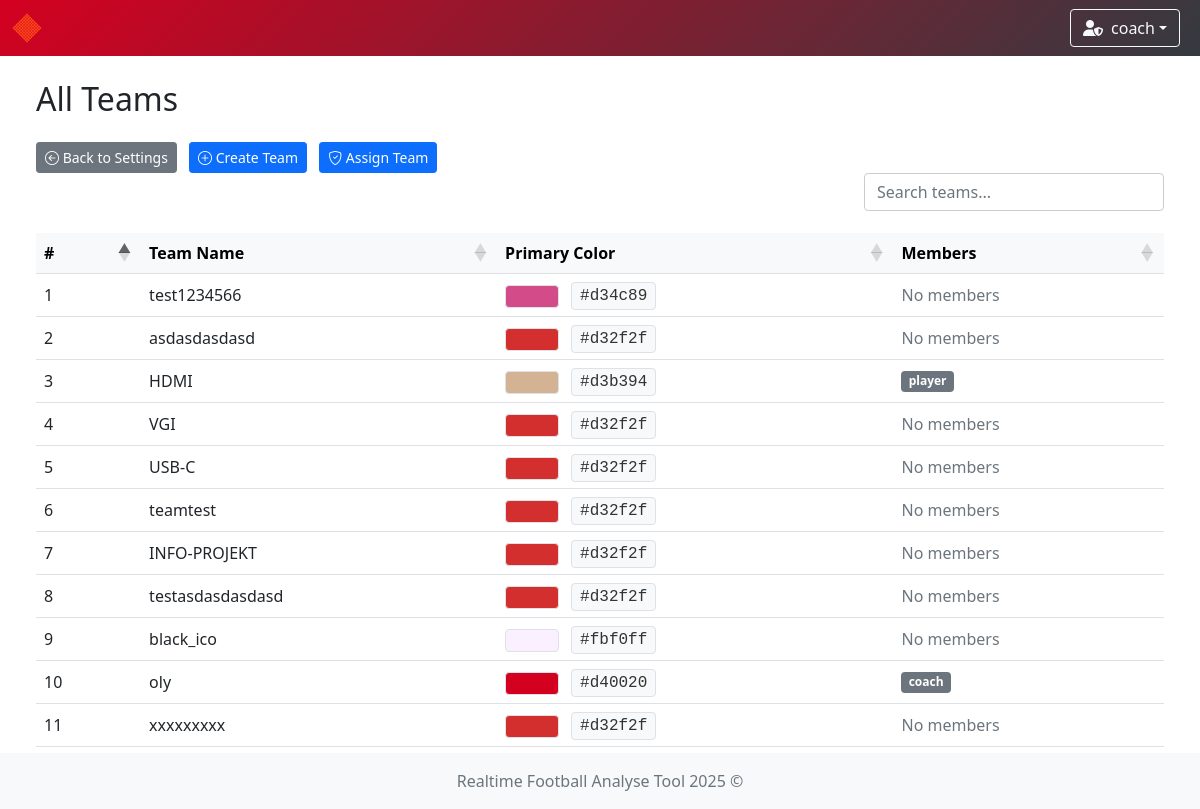
Before: /team/list (signed in) with the older database file.
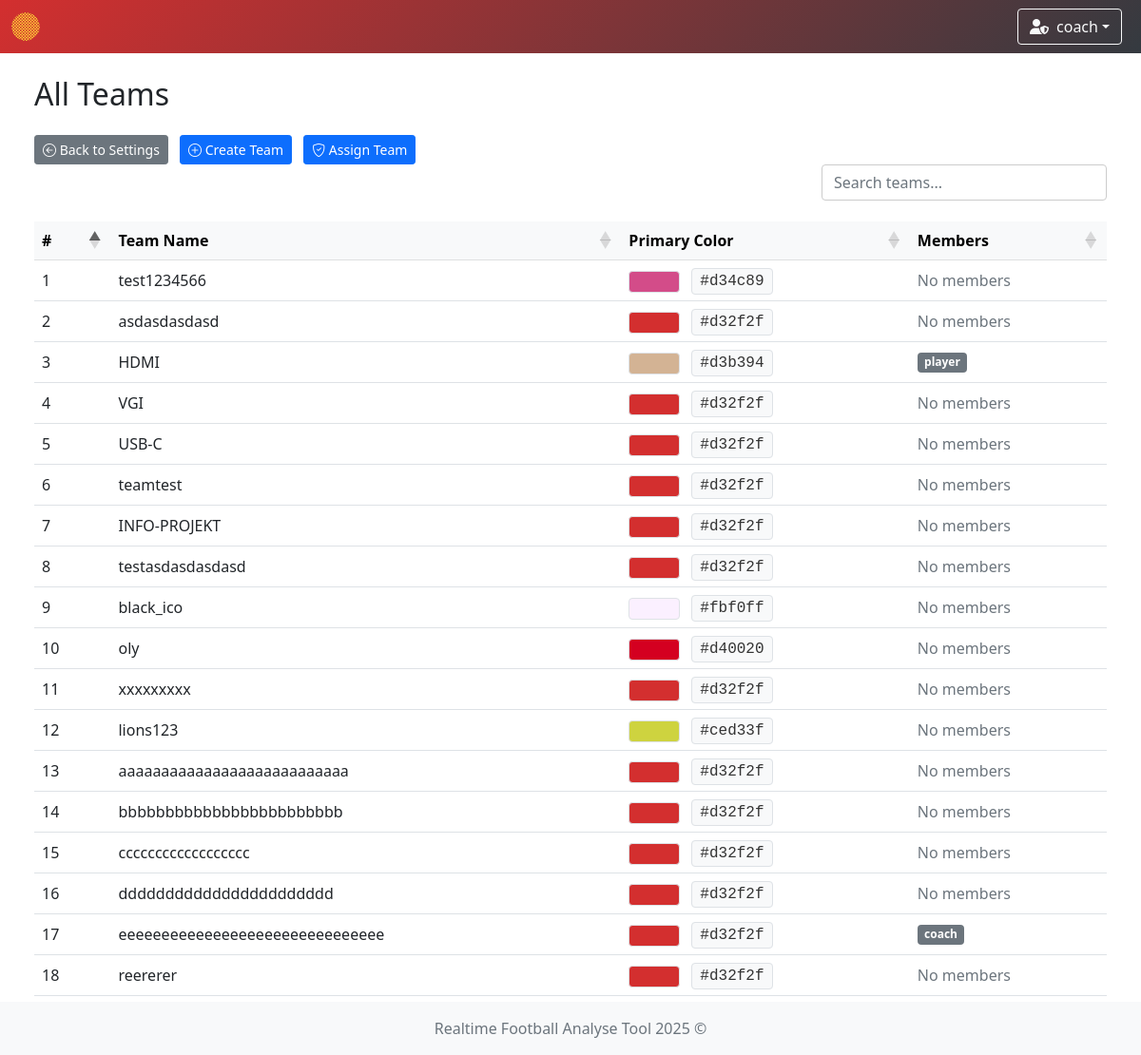
After: the same page with the newer database file.
### app/models/team.py (models this page shows)
class TeamModel(db.Model):
    __tablename__ = 'teams'
    id = db.Column(db.Integer, primary_key=True)
    name = db.Column(db.String(100), nullable=False, unique=True)  # prevent duplicate team names
    icon = db.Column(db.String(300), nullable=False)  # longer path for future-proofing
    primary_color = db.Column(db.String(20), nullable=False)
    secondary_color = db.Column(db.String(20), nullable=False)

### app/models/user.py (models this page shows)
class UserModel(db.Model, UserMixin):
    __tablename__ = 'user'
    id = db.Column(db.Integer, primary_key=True)
    username = db.Column(db.String(80), unique=True, nullable=False)
    password = db.Column(db.String(120), nullable=False)
    role = db.Column(db.String(10), nullable=False, default='user')
    team_id = db.Column(db.Integer, db.ForeignKey('teams.id'))
    team = db.relationship('TeamModel', backref='users')

### app/controllers/team.py (the view)
@team_bp.route('/list')
def list_all_teams():
    teams = TeamModel.query.all()
    team_ids = [team.id for team in teams]
    if not team_ids:
        return render_template(
            'team/show_teams.html',
            teams=[],
            team_members={}
        )
    users = UserModel.query.filter(UserModel.team_id.in_(team_ids)).all()
    team_members = {}
    for user in users:
        team_members.setdefault(user.team_id, []).append(user)
    return render_template(
        'team/show_teams.html',
        teams=teams,
        team_members=team_members
    )

### app/controllers/user.py (called while the page is built)
    @staticmethod
    def load_user(user_id):
        return UserModel.query.get(int(user_id))

### run.py (called while the page is built)
    def _inject_context(self) -> None:
        @self.app.context_processor
        def inject_teams() -> dict:
            try:
                teams = TeamModel.query.all()
                return dict(teams=teams)
            except Exception as e:
                print(f"[!] Error injecting teams: {str(e)} ({type(e).__name__})")
                return dict(teams=[])

### app/templates/team/show_teams.html (shortened to what this page needs)
{% extends "system/base.html" %}
{% block content %}
    <div class="container-fluid">
        <div class="row mb-4">
            <div class="col d-flex justify-content-between align-items-center">
                <h2 class="mb-0">All Teams</h2>
            </div>
        </div>
        <div>
            <a href="{{ url_for('settings') }}" class="btn btn-sm btn-secondary">
                <i class="bi bi-arrow-left-circle"></i> Back to Settings
            </a>
            {% if current_user.role == 'admin' %}
                <a href="{{ url_for('team.create_team') }}" class="btn btn-sm btn-primary">
                    <i class="bi bi-plus-circle"></i> Create Team
                </a>
                <a href="{{ url_for('assign_team.assign_team') }}" class="btn btn-sm btn-primary">
                    <i class="bi bi-shield-check"></i> Assign Team
                </a>
            {% endif %}
        </div>
        <div class="row mb-3">
            <div class="col d-flex justify-content-end">
                <input type="text" id="customSearch" class="form-control custom-search" placeholder="Search teams...">
            </div>
        </div>
        <div class="table-responsive">
            <table id="teamTable" class="table table-hover align-middle mb-0">
                <thead class="table-light">
                <tr>
                    <th>#</th>
                    <th>Team Name</th>
                    <th>Primary Color</th>
                    <th>Members</th>
                </tr>
                </thead>
                <tbody>
                {% if teams and teams|length > 0 %}
                    {% for team in teams %}
                        <tr>
                            <td>{{ loop.index }}</td>
                            <td>{{ team.name }}</td>
                            <td>
                                {% set color = team.primary_color|lower %}
                                {% if color.startswith('#fff') or color == '' or color is none %}
                                    {% set badge_text_color = '#000' %}
                                {% else %}
                                    {% set badge_text_color = '#fff' %}
                                {% endif %}
                                <span class="badge border"
                                      style="background-color: {{ team.primary_color }}; color: {{ badge_text_color }};">
                                </span>
                                <span class="ms-2 px-2 py-1 border rounded"
                                      style="background-color: #f8f9fa; color: #333; font-family: monospace;">
                                {{ team.primary_color }}
                            </span>
                            </td>
                            <td>
                                {% set members = team_members.get(team.id, []) %}
                                {% if members %}
                                    <div class="d-flex flex-wrap gap-1">
                                        {% for user in members %}
                                            <span class="badge bg-secondary">{{ user.username }}</span>
                                        {% endfor %}
                                    </div>
                                {% else %}
                                    <span class="text-muted">No members</span>
                                {% endif %}
                            </td>
                        </tr>
                    {% endfor %}
                {% endif %}
                </tbody>
            </table>
        </div>
    </div>
{% endblock %}

### app/templates/system/base.html (shortened to what this page needs)
<!DOCTYPE html>
<html lang="en">
<head>
    <link href="https://cdn.jsdelivr.net/npm/bootstrap@5.1.3/dist/css/bootstrap.min.css" rel="stylesheet"/>
    <link rel="stylesheet" href="https://cdn.jsdelivr.net/npm/bootstrap-icons@1.11.3/font/bootstrap-icons.css"/>
    <link rel="stylesheet" href="https://cdnjs.cloudflare.com/ajax/libs/font-awesome/6.5.0/css/all.min.css"/>
    <link rel="stylesheet" href="https://cdn.datatables.net/1.13.6/css/dataTables.bootstrap5.min.css"/>
    <link rel="stylesheet" href="{{ url_for('static', filename='styles.css') }}"/>
</head>
<body class="{% block body_class %}{% endblock %}">
{% if current_user.is_authenticated %}
    <nav class="navbar navbar-expand-lg navbar-dark"
         style="{% if session.team_color %}background: linear-gradient(135deg, {{ session.team_color }}, #343a40);{% else %}background: linear-gradient(135deg, #4b6cb7, #182848);{% endif %}">
        <div class="container-fluid position-relative">
            <a class="navbar-brand d-flex align-items-center" href="{{ url_for('index') }}">
                {% if session.team_id %}
                    {% for team in teams %}
                        {% if team.id == session.team_id %}
                            <img class="team-logo" src="{{ team.icon }}" alt="{{ team.name }} logo"
                                 style="height:30px; margin-right:8px;"/>
                        {% endif %}
                    {% endfor %}
                {% else %}
                    <a href="{{ url_for('game_options') }}" class="btn btn-outline-light me-2" title="Home">
                        <i class="fas fa-home"></i>
                    </a>
                {% endif %}
            </a>
            <div class="ms-auto d-flex align-items-center">
                <div class="dropdown me-2">
                    <button class="btn btn-outline-light dropdown-toggle d-flex align-items-center" type="button"
                            id="userDropdown" data-bs-toggle="dropdown" aria-expanded="false">
                        {% if current_user.role == 'admin' %}
                            <i class="fas fa-user-shield me-2"></i>
                        {% else %}
                            <i class="fas fa-user me-2"></i>
                        {% endif %}
                        {{ current_user.username }}
                    </button>
                </div>
            </div>
        </div>
    </nav>
{% endif %}
<div class="content-wrapper">
    <div class="container-fluid mt-4 px-4">
        <div id="toast-container" class="toast-container position-fixed bottom-0 end-0 p-3" style="z-index: 1100;">
        </div>
        {% block content %}{% endblock %}
    </div>
</div>
<footer class="footer mt-auto py-3 bg-light">
    <div class="container text-center">
        <span class="text-muted">Realtime Football Analyse Tool 2025 ©</span>
    </div>
</footer>
</body>
</html>

### app/static/styles.css (style rules this page uses)
.navbar { transition: background-color 0.5s ease; }
.team-logo { animation: fadeIn 0.5s ease, pulse 1s ease-in-out; }
html, body { height: 100%; margin: 0; padding: 0; }
body { display: flex; flex-direction: column; min-height: 100vh; }
.content-wrapper { flex: 1 0 auto; }
.footer { flex-shrink: 0; background-color: #f8f9fa; padding: 1rem 0; margin-top: auto; }
.table-responsive { margin-top: 0 !important; overflow-x: auto; }
.btn + .btn { margin-left: 0.5rem; }
.table-responsive { overflow-x: auto; }
.table th, .table td { white-space: nowrap; padding: 0.5rem; }
.table thead th { background-color: #f8f9fa; font-weight: bold; }

### app/templates/team/show_teams.html (style rules this page uses)
.table-responsive { overflow-x: auto; }
.table th, .table td { white-space: nowrap; padding: 0.5rem; }
.custom-search { max-width: 300px; background-color: transparent; border: 1px solid #ccc; transition: border-color 0.3s ease; }
table.dataTable thead .sorting { background-image: none !important; }
.badge { font-size: 0.75rem; padding: 0.4em 0.6em; }

Changed rows visible on the page:
added TeamModel: icon (picture), name "eeeeeeeeeeeeeeeeeeeeeeeeeeeeeee", primary_color "#d32f2f", UserModel (username "coach")
changed TeamModel "oly": loses UserModel (username "coach"); now shows "No members"
added TeamModel: name "lions123", primary_color "#ced33f", shows "No members", shown under "All Teams"
added TeamModel: name "aaaaaaaaaaaaaaaaaaaaaaaaaaa", primary_color "#d32f2f", shows "No members", shown under "All Teams"
added TeamModel: name "bbbbbbbbbbbbbbbbbbbbbbbb", primary_color "#d32f2f", shows "No members", shown under "All Teams"
added TeamModel: name "cccccccccccccccccc", primary_color "#d32f2f", shows "No members", shown under "All Teams"
added TeamModel: name "ddddddddddddddddddddddd", primary_color "#d32f2f", shows "No members", shown under "All Teams"
added TeamModel: name "reererer", primary_color "#d32f2f", shows "No members", shown under "All Teams"
